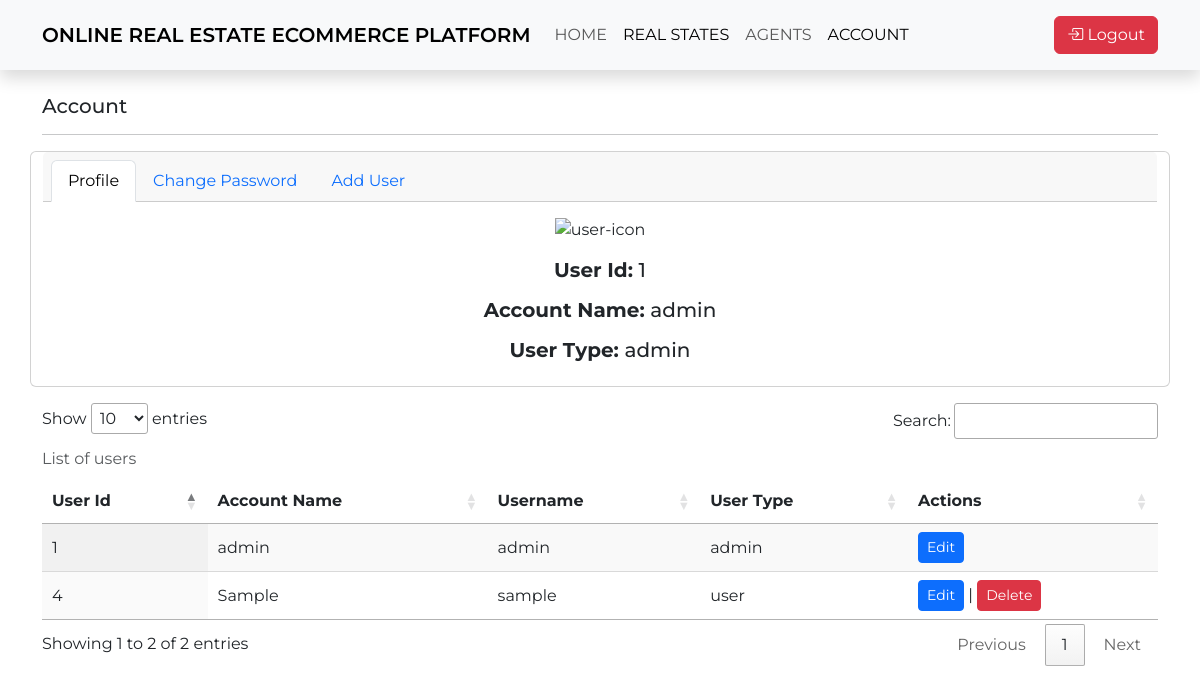
/admin/account.php (signed in), run on the app's committed database.
### tables this page shows
CREATE TABLE `users` (
  `user_id` int(11) NOT NULL,
  `account_name` varchar(50) NOT NULL,
  `username` varchar(25) NOT NULL,
  `password` varchar(75) NOT NULL,
  `user_type` varchar(50) NOT NULL
);

### admin/account.php (the view, shortened to what this page needs)
<!DOCTYPE html>
<html lang="en">
<head>
    <link rel="stylesheet" href="style.css">
    <link rel="stylesheet" href="../bootstrap/css/bootstrap.min.css">
    <link rel="stylesheet" href="https://cdn.jsdelivr.net/npm/bootstrap-icons@1.11.3/font/bootstrap-icons.min.css">
    <link rel="stylesheet" href="https://cdn.datatables.net/1.13.4/css/jquery.dataTables.min.css">
    <link rel="stylesheet" href="https://cdn.datatables.net/responsive/2.4.0/css/responsive.dataTables.min.css">
</head>
<body>
    <header>
        <nav class="navbar navbar-expand-lg bg-body-tertiary shadow">
            <div class="container">
                <a class="navbar-brand" id="site-title" href="#">ONLINE REAL ESTATE ECOMMERCE PLATFORM</a>
                <div class="collapse navbar-collapse" id="navbarText">
                    <ul class="navbar-nav me-auto mb-2 mb-lg-0">
                        <li class="nav-item">
                            <a class="nav-link" aria-current="page" href="index.php">HOME</a>
                        </li>
                        <li class="nav-item">
                            <a class="nav-link active" href="realestate.php">REAL STATES</a>
                        </li>
                        <li class="nav-item">
                            <a class="nav-link" href="agent.php">AGENTS</a>
                        </li>
                        <li class="nav-item">
                            <a class="nav-link active" href="#">ACCOUNT</a>
                        </li>
                    </ul>
                    <span class="navbar-text">
                        <a href="../logout.php" class="btn btn-danger text-white"
                            onclick="return confirm('Are you sure you want to logout?')">
                            <i class="bi bi-box-arrow-in-right"></i> Logout
                        </a>
                    </span>
                </div>
            </div>
        </nav>
    </header>
    <main>
        <div class="container mt-4">
            <h5>Account</h5>
            <hr>
            <div class="row mb-3">
                <div class="card text-center">
                    <div class="card-header">
                        <ul class="nav nav-tabs card-header-tabs">
                            <li class="nav-item">
                                <a class="nav-link active" aria-current="true" href="account.php">Profile</a>
                            </li>
                            <li class="nav-item">
                                <a class="nav-link" href="change_password.php">Change Password</a>
                            </li>
                            <li class="nav-item">
                                <a class="nav-link" href="add_user.php">Add User</a>
                            </li>
                        </ul>
                    </div>
                    <div class="card-body">
                        <img src="https://cdn-icons-png.flaticon.com/512/149/149071.png" class="img-fluid mb-3"
                            alt="user-icon" width="250">
                        <h5><strong>User Id: </strong><?php echo $_SESSION['user_id'] ?></h5>
                        <h5 class="card-title mt-3"><strong>Account Name:
                            </strong><?php echo $_SESSION['account_name'] ?></h5>
                        <h5 class="card-title mt-3"><strong>User Type: </strong><?php echo $_SESSION['user_type'] ?>
                        </h5>
                    </div>
                </div>
            </div>
            <div class="table-responsive">
                <table id="myTable" class="display responsive nowrap  caption-top">
                    <caption>List of users</caption>
                    <thead>
                        <tr>
                            <th>User Id</th>
                            <th>Account Name</th>
                            <th>Username</th>
                            <th>User Type</th>
                            <th>Actions</th>
                        </tr>
                    </thead>
                    <tbody>
                        <?php
                            $conn = mysqli_connect("localhost", "root", "", "oreep360");
                            $sql = "SELECT * FROM users";
                            $result = mysqli_query($conn, $sql);
                            if (mysqli_num_rows($result) > 0) {
                                while ($row = mysqli_fetch_assoc($result)) { ?>
                                    <tr>
                                    <td><?php echo $row['user_id'] ?> </td>
                                    <td><?php echo $row['account_name'] ?> </td>
                                    <td><?php echo $row['username'] ?> </td>
                                    <td><?php echo $row['user_type'] ?> </td>
                                    <td>
                                        <a class="btn btn-primary btn-sm" href='edit_user.php?user_id=" . $row['user_id'] . "'>Edit</a>
                                        <?php echo ($row['user_type'] !== 'admin') ? "| <a class='btn btn-danger btn-sm' href='../controller/user/delete_user.php?user_id=" . $row['user_id'] . "'>Delete</a>" : ''; ?>
                                        </td>
                                    </tr>
                                    <?php
                                }
                            } else {
                                echo "<tr><td colspan='5'>No users found</td></tr>";
                            }
                        ?>
                    </tbody>
                </table>
            </div>
        </div>
    </main>
</body>
</html>

### style.css (style rules this page uses)
* { padding: 0; margin: 0; }
body { font-family: "Montserrat", sans-serif; }
#site-title { font-weight: 600; }

### admin/account.php (style rules this page uses)
* { padding: 0; margin: 0; }
body { font-family: "Montserrat", sans-serif; }
#site-title { font-weight: 600; }

### data on the page
users: user_id "1", account_name "admin", username "admin", user_type "admin"
users: user_id "4", account_name "Sample", username "sample", user_type "user"

### other printed values
$_SESSION['user_id'] "1"
$_SESSION['account_name'] "admin"
$_SESSION['user_type'] "admin"
